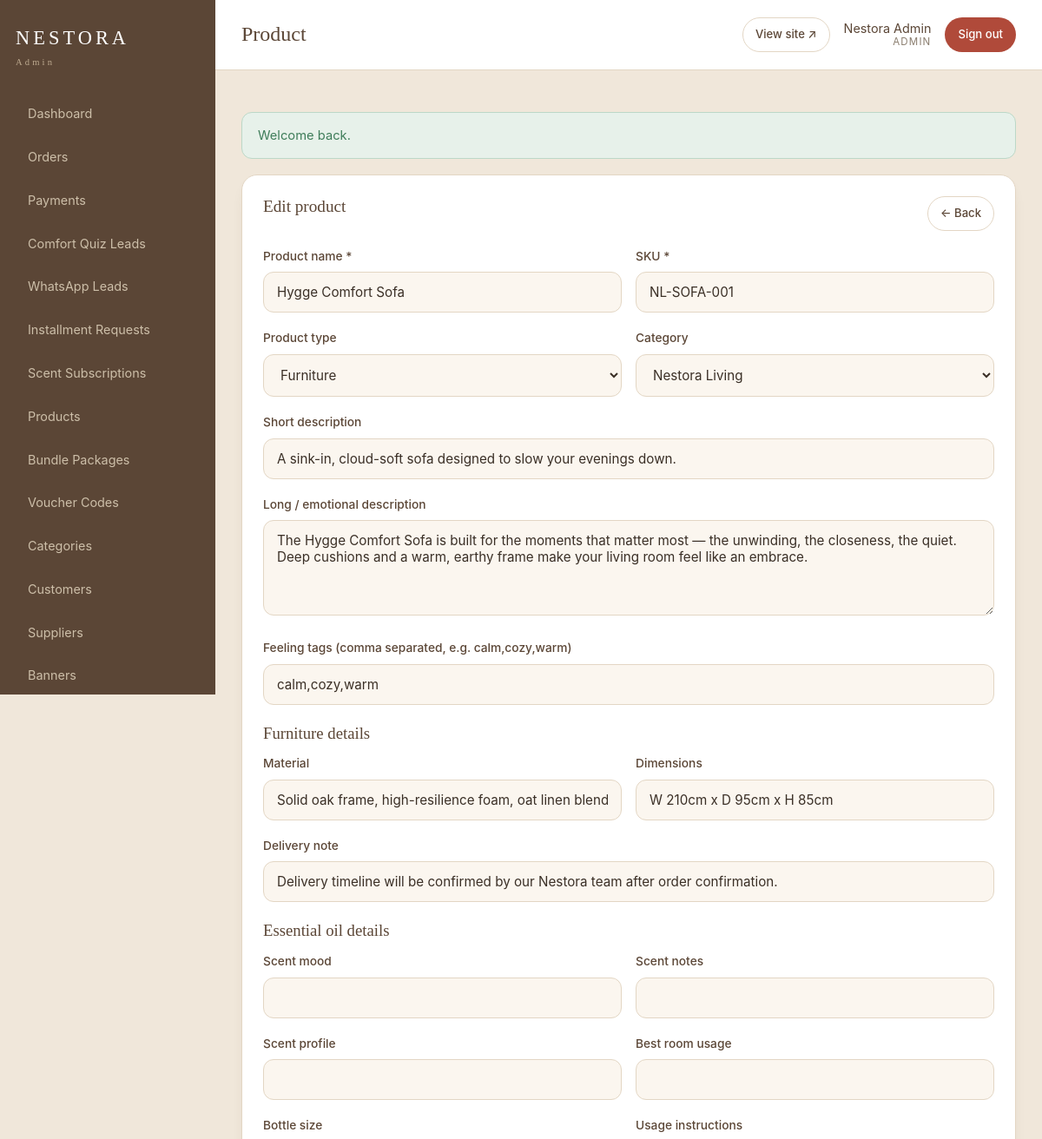
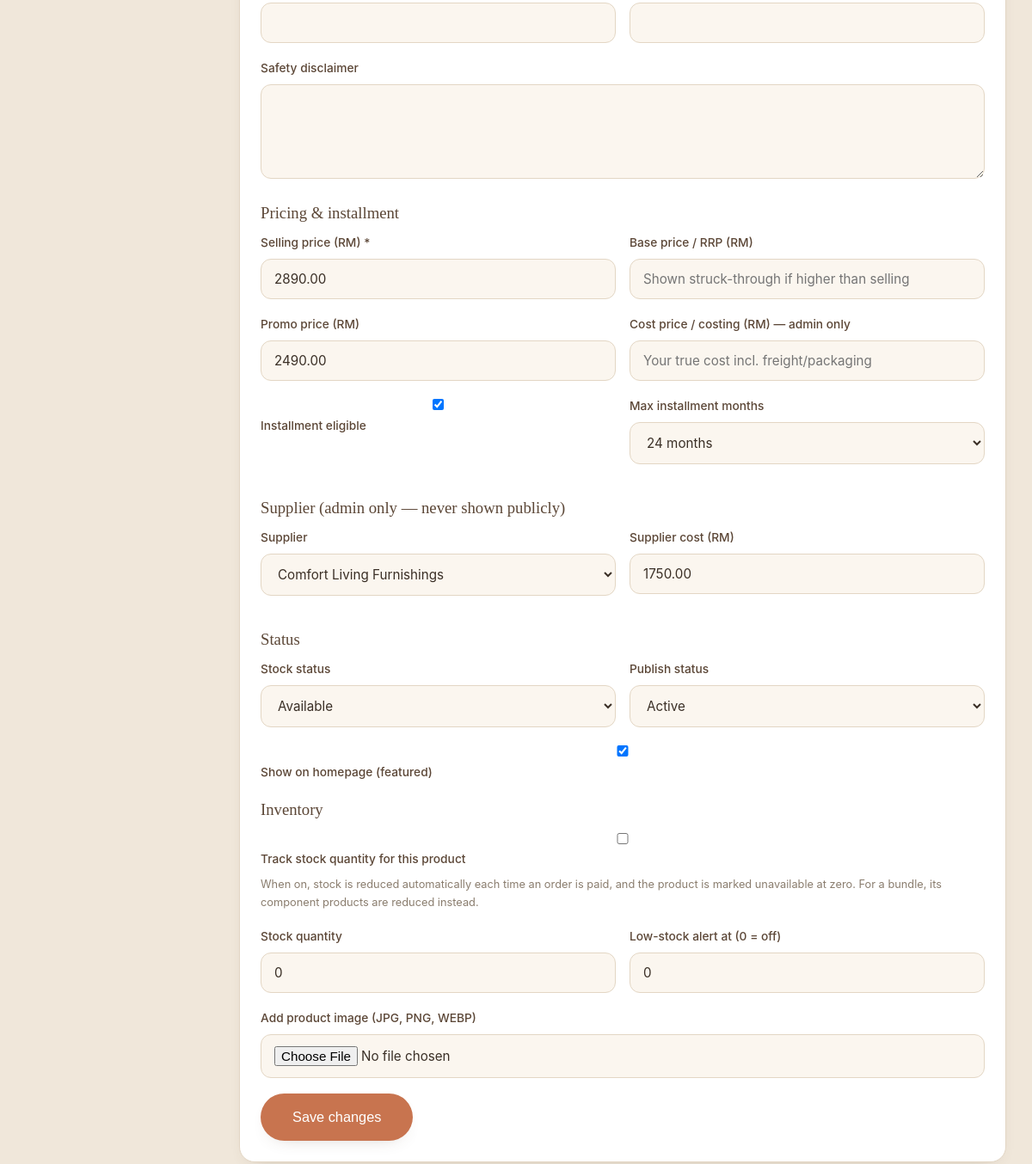
The app's page /admin/product_form.php?id=1 (signed in) with its own data (2 pictures, top to bottom).
### tables this page shows
CREATE TABLE IF NOT EXISTS products (
    id                   INT UNSIGNED NOT NULL AUTO_INCREMENT,
    name                 VARCHAR(190)  NOT NULL,
    slug                 VARCHAR(210)  NOT NULL,
    sku                  VARCHAR(80)   NOT NULL,
    category_id          INT UNSIGNED  NULL,
    product_type         ENUM('furniture','essential_oil','diffuser','bundle') NOT NULL DEFAULT 'furniture',
    short_description    VARCHAR(500)  NULL,
    long_description     TEXT          NULL,
    feeling_tags         VARCHAR(255)  NULL,             
    scent_profile        VARCHAR(255)  NULL,             
    scent_mood           VARCHAR(180)  NULL,
    scent_notes          VARCHAR(255)  NULL,
    best_room_usage      VARCHAR(180)  NULL,
    usage_instructions   TEXT          NULL,
    safety_disclaimer    TEXT          NULL,
    bottle_size          VARCHAR(80)   NULL,             
    material             VARCHAR(255)  NULL,             
    dimensions           VARCHAR(255)  NULL,             
    delivery_note        VARCHAR(255)  NULL,
    price                DECIMAL(10,2) NOT NULL DEFAULT 0.00,    
    base_price           DECIMAL(10,2) NULL,                      
    promo_price          DECIMAL(10,2) NULL,
    installment_eligible TINYINT(1)    NOT NULL DEFAULT 0,
    max_installment_months ENUM('6','12','24') NOT NULL DEFAULT '24',
    supplier_cost        DECIMAL(10,2) NULL,             
    cost_price           DECIMAL(10,2) NULL,             
    supplier_id          INT UNSIGNED  NULL,
    stock_status         ENUM('available','preorder','checking','unavailable') NOT NULL DEFAULT 'available',
    track_inventory      TINYINT(1)    NOT NULL DEFAULT 0,
    stock_quantity       INT           NOT NULL DEFAULT 0,
    low_stock_threshold  INT           NOT NULL DEFAULT 0,
    is_featured          TINYINT(1)    NOT NULL DEFAULT 0,
    status               ENUM('draft','active','hidden') NOT NULL DEFAULT 'draft',
    created_at           DATETIME      NOT NULL DEFAULT CURRENT_TIMESTAMP,
    updated_at           DATETIME      NOT NULL DEFAULT CURRENT_TIMESTAMP ON UPDATE CURRENT_TIMESTAMP,
    PRIMARY KEY (id),
    UNIQUE KEY uq_product_slug (slug),
    UNIQUE KEY uq_product_sku (sku),
    KEY idx_product_type (product_type),
    KEY idx_product_status (status),
    KEY idx_product_category (category_id),
    CONSTRAINT fk_product_category FOREIGN KEY (category_id) REFERENCES categories(id) ON DELETE SET NULL,
    CONSTRAINT fk_product_supplier FOREIGN KEY (supplier_id) REFERENCES suppliers(id) ON DELETE SET NULL
);

CREATE TABLE IF NOT EXISTS categories (
    id          INT UNSIGNED NOT NULL AUTO_INCREMENT,
    name        VARCHAR(120)  NOT NULL,
    slug        VARCHAR(140)  NOT NULL,
    type        ENUM('furniture','essential_oil','diffuser','bundle','general') NOT NULL DEFAULT 'general',
    description TEXT          NULL,
    sort_order  INT           NOT NULL DEFAULT 0,
    status      ENUM('active','hidden') NOT NULL DEFAULT 'active',
    created_at  DATETIME      NOT NULL DEFAULT CURRENT_TIMESTAMP,
    updated_at  DATETIME      NOT NULL DEFAULT CURRENT_TIMESTAMP ON UPDATE CURRENT_TIMESTAMP,
    PRIMARY KEY (id),
    UNIQUE KEY uq_category_slug (slug)
);

CREATE TABLE IF NOT EXISTS suppliers (
    id                 INT UNSIGNED NOT NULL AUTO_INCREMENT,
    company_name       VARCHAR(180)  NOT NULL,
    contact_person     VARCHAR(150)  NULL,
    phone              VARCHAR(40)   NULL,
    email              VARCHAR(190)  NULL,
    product_categories VARCHAR(255)  NULL,
    address            TEXT          NULL,
    payment_terms      VARCHAR(180)  NULL,
    notes              TEXT          NULL,
    status             ENUM('active','inactive') NOT NULL DEFAULT 'active',
    created_at         DATETIME      NOT NULL DEFAULT CURRENT_TIMESTAMP,
    updated_at         DATETIME      NOT NULL DEFAULT CURRENT_TIMESTAMP ON UPDATE CURRENT_TIMESTAMP,
    PRIMARY KEY (id)
);

### inc/functions.php (called while the page is built, shortened)
<?php
function e(?string $value): string
{
    return htmlspecialchars((string) $value, ENT_QUOTES | ENT_SUBSTITUTE, 'UTF-8');
}
function base_url(string $path = ''): string
{
    return BASE_URL . $path;
}
function label(string $value): string
{
    return ucwords(str_replace('_', ' ', $value));
}

### admin/product_form.php (the view, shortened to what this page needs)
<?php
$pdo = db();
$id = (int) input('id');
$product = null;
if ($id) {
    $stmt = $pdo->prepare('SELECT * FROM products WHERE id = :id');
    $stmt->execute([':id' => $id]);
    $product = $stmt->fetch() ?: null;
}
$categories = $pdo->query("SELECT id, name FROM categories ORDER BY sort_order, name")->fetchAll();
$suppliers  = $pdo->query("SELECT id, company_name FROM suppliers ORDER BY company_name")->fetchAll();
$v = function (string $key, $default = '') use ($product) {
    if ($_SERVER['REQUEST_METHOD'] === 'POST') { return input($key, $default); }
    return $product[$key] ?? $default;
};
require_once __DIR__ . '/../inc/admin_layout.php';
?>
<div class="panel" style="max-width:920px">
    <div class="panel-head">
        <h2><?= $product ? 'Edit product' : 'New product' ?></h2>
        <a class="btn btn-soft btn-sm" href="<?= base_url('/admin/products.php') ?>">&larr; Back</a>
    </div>
    <form method="post" enctype="multipart/form-data">
        <div class="form-row">
            <div class="field"><label>Product name *</label><input type="text" name="name" value="<?= e((string)$v('name')) ?>" required></div>
            <div class="field"><label>SKU *</label><input type="text" name="sku" value="<?= e((string)$v('sku')) ?>" required></div>
        </div>
        <div class="form-row">
            <div class="field">
                <label>Product type</label>
                <select name="product_type">
                    <?php foreach (['furniture','essential_oil','diffuser','bundle'] as $t): ?>
                        <option value="<?= $t ?>" <?= $v('product_type','furniture')===$t?'selected':'' ?>><?= e(label($t)) ?></option>
                    <?php endforeach; ?>
                </select>
            </div>
            <div class="field">
                <label>Category</label>
                <select name="category_id">
                    <?php foreach ($categories as $c): ?>
                        <option value="<?= (int)$c['id'] ?>" <?= (int)$v('category_id')===(int)$c['id']?'selected':'' ?>><?= e($c['name']) ?></option>
                    <?php endforeach; ?>
                </select>
            </div>
        </div>
        <div class="field"><label>Short description</label><input type="text" name="short_description" value="<?= e((string)$v('short_description')) ?>"></div>
        <div class="field"><label>Long / emotional description</label><textarea name="long_description"><?= e((string)$v('long_description')) ?></textarea></div>
        <div class="field"><label>Feeling tags (comma separated, e.g. calm,cozy,warm)</label><input type="text" name="feeling_tags" value="<?= e((string)$v('feeling_tags')) ?>"></div>
        <h3 style="margin:22px 0 12px">Furniture details</h3>
        <div class="form-row">
            <div class="field"><label>Material</label><input type="text" name="material" value="<?= e((string)$v('material')) ?>"></div>
            <div class="field"><label>Dimensions</label><input type="text" name="dimensions" value="<?= e((string)$v('dimensions')) ?>"></div>
        </div>
        <div class="field"><label>Delivery note</label><input type="text" name="delivery_note" value="<?= e((string)$v('delivery_note')) ?>" placeholder="Delivery timeline will be confirmed by our Nestora team after order confirmation."></div>
        <h3 style="margin:22px 0 12px">Essential oil details</h3>
        <div class="form-row">
            <div class="field"><label>Scent mood</label><input type="text" name="scent_mood" value="<?= e((string)$v('scent_mood')) ?>"></div>
            <div class="field"><label>Scent notes</label><input type="text" name="scent_notes" value="<?= e((string)$v('scent_notes')) ?>"></div>
        </div>
        <div class="form-row">
            <div class="field"><label>Scent profile</label><input type="text" name="scent_profile" value="<?= e((string)$v('scent_profile')) ?>"></div>
            <div class="field"><label>Best room usage</label><input type="text" name="best_room_usage" value="<?= e((string)$v('best_room_usage')) ?>"></div>
        </div>
        <div class="form-row">
            <div class="field"><label>Bottle size</label><input type="text" name="bottle_size" value="<?= e((string)$v('bottle_size')) ?>"></div>
            <div class="field"><label>Usage instructions</label><input type="text" name="usage_instructions" value="<?= e((string)$v('usage_instructions')) ?>"></div>
        </div>
        <div class="field"><label>Safety disclaimer</label><textarea name="safety_disclaimer"><?= e((string)$v('safety_disclaimer')) ?></textarea></div>
        <h3 style="margin:22px 0 12px">Pricing &amp; installment</h3>
        <div class="form-row">
            <div class="field"><label>Selling price (RM) *</label><input type="number" step="0.01" name="price" value="<?= e((string)$v('price','0')) ?>" required></div>
            <div class="field"><label>Base price / RRP (RM)</label><input type="number" step="0.01" name="base_price" value="<?= e((string)($v('base_price') ?? '')) ?>" placeholder="Shown struck-through if higher than selling"></div>
        </div>
        <div class="form-row">
            <div class="field"><label>Promo price (RM)</label><input type="number" step="0.01" name="promo_price" value="<?= e((string)($v('promo_price') ?? '')) ?>"></div>
            <div class="field">
                <label>Cost price / costing (RM) — admin only</label>
                <input type="number" step="0.01" name="cost_price" value="<?= e((string)($v('cost_price') ?? '')) ?>" placeholder="Your true cost incl. freight/packaging">
            </div>
        </div>
        <div class="form-row">
            <div class="field">
                <label><input type="checkbox" name="installment_eligible" value="1" <?= $v('installment_eligible')?'checked':'' ?>> Installment eligible</label>
            </div>
            <div class="field">
                <label>Max installment months</label>
                <select name="max_installment_months">
                    <?php foreach (['6','12','24'] as $m): ?>
                        <option value="<?= $m ?>" <?= (string)$v('max_installment_months','24')===$m?'selected':'' ?>><?= $m ?> months</option>
                    <?php endforeach; ?>
                </select>
            </div>
        </div>
        <h3 style="margin:22px 0 12px">Supplier (admin only — never shown publicly)</h3>
        <div class="form-row">
            <div class="field">
                <label>Supplier</label>
                <select name="supplier_id">
                    <?php foreach ($suppliers as $s): ?>
                        <option value="<?= (int)$s['id'] ?>" <?= (int)$v('supplier_id')===(int)$s['id']?'selected':'' ?>><?= e($s['company_name']) ?></option>
                    <?php endforeach; ?>
                </select>
            </div>
            <div class="field"><label>Supplier cost (RM)</label><input type="number" step="0.01" name="supplier_cost" value="<?= e((string)($v('supplier_cost') ?? '')) ?>"></div>
        </div>
        <h3 style="margin:22px 0 12px">Status</h3>
        <div class="form-row">
            <div class="field">
                <label>Stock status</label>
                <select name="stock_status">
                    <?php foreach (['available','preorder','checking','unavailable'] as $st): ?>
                        <option value="<?= $st ?>" <?= $v('stock_status','available')===$st?'selected':'' ?>><?= e(label($st)) ?></option>
                    <?php endforeach; ?>
                </select>
            </div>
            <div class="field">
                <label>Publish status</label>
                <select name="status">
                    <?php foreach (['draft','active','hidden'] as $st): ?>
                        <option value="<?= $st ?>" <?= $v('status','draft')===$st?'selected':'' ?>><?= e(label($st)) ?></option>
                    <?php endforeach; ?>
                </select>
            </div>
        </div>
        <div class="field"><label><input type="checkbox" name="is_featured" value="1" <?= $v('is_featured')?'checked':'' ?>> Show on homepage (featured)</label></div>
        <h3 style="margin:22px 0 12px">Inventory</h3>
        <div class="field">
            <label><input type="checkbox" name="track_inventory" value="1" <?= $v('track_inventory')?'checked':'' ?>>
                Track stock quantity for this product</label>
            <p class="muted" style="font-size:.8rem;margin-top:6px">When on, stock is reduced automatically each time an order is paid, and the product is marked unavailable at zero. For a bundle, its component products are reduced instead.</p>
        </div>
        <div class="form-row">
            <div class="field"><label>Stock quantity</label><input type="number" name="stock_quantity" min="0" value="<?= e((string)$v('stock_quantity','0')) ?>"></div>
            <div class="field"><label>Low-stock alert at (0 = off)</label><input type="number" name="low_stock_threshold" min="0" value="<?= e((string)$v('low_stock_threshold','0')) ?>"></div>
        </div>
        <div class="field"><label>Add product image (JPG, PNG, WEBP)</label><input type="file" name="image" accept="image/jpeg,image/png,image/webp"></div>
        <button class="btn btn-primary btn-lg" type="submit"><?= $product ? 'Save changes' : 'Create product' ?></button>
    </form>
</div>

### assets/css/style.css (style rules this page uses)
:root { --cream:#fbf6ef; --oat:#f0e7da; --beige:#e7d8c4; --terracotta:#c8744f; --terracotta-dark:#a85a3a; --brown:#5b4636; --olive-grey:#7c7a6c; --ink:#3a2f26; --muted:#8a7d6e; --line:#e3d6c4; --white:#ffffff; --ok:#3f7d5a; --warn:#b8862b; --err:#b04a3a; --radius:18px; --radius-lg:28px; --shadow:0 18px 40px -22px rgba(91,70,54,.45); --shadow-sm:0 8px 22px -16px rgba(91,70,54,.45); --font-serif:'Fraunces',Georgia,serif; --font-sans:'Inter',system-ui,-apple-system,sans-serif; }
* { box-sizing:border-box;margin:0;padding:0 }
html { scroll-behavior:smooth }
body { font-family:var(--font-sans); color:var(--ink); background:var(--cream); line-height:1.65; -webkit-font-smoothing:antialiased; }
a { color:inherit;text-decoration:none }
h1,h2,h3,h4 { font-family:var(--font-serif);font-weight:500;line-height:1.2;color:var(--brown) }
.btn { display:inline-block;padding:14px 28px;border-radius:999px; font-weight:500;font-size:.95rem;cursor:pointer;border:1px solid transparent; transition:transform .18s ease, box-shadow .18s ease, background .18s ease; }
.btn-primary { background:var(--terracotta);color:#fff;box-shadow:var(--shadow-sm) }
.btn-soft { background:var(--white);color:var(--brown);border-color:var(--line) }
.btn-lg { padding:17px 36px;font-size:1.02rem }
.field { margin-bottom:18px }
.field label { display:block;font-size:.86rem;font-weight:500;margin-bottom:7px;color:var(--brown) }
.field input,.field select,.field textarea { width:100%;padding:13px 15px;border:1px solid var(--line);border-radius:12px; font-family:inherit;font-size:.95rem;background:var(--cream);color:var(--ink); }
.field textarea { min-height:110px;resize:vertical }
.form-row { display:grid;grid-template-columns:1fr 1fr;gap:16px }
.admin-body { background:var(--oat) }
.panel { background:#fff;border:1px solid var(--line);border-radius:var(--radius);padding:24px;box-shadow:var(--shadow-sm);margin-bottom:24px }
.panel h2 { font-size:1.2rem;margin-bottom:16px }
.panel-head { display:flex;justify-content:space-between;align-items:center;margin-bottom:18px;flex-wrap:wrap;gap:12px }
.btn-sm { padding:8px 14px;font-size:.82rem }
.muted { color:var(--muted) }

### records on screen
products: name "Hygge Comfort Sofa", sku "NL-SOFA-001", category_id "Nestora Living", short_description "A sink-in, cloud-soft sofa designed to slow your evenings down.", long_description "The Hygge Comfort Sofa is built for the moments that matter most — the unwinding, the closeness, the quiet. Deep cushions and a warm, earthy frame make your living room feel like an embrace.", feeling_tags "calm,cozy,warm", material "Solid oak frame, high-resilience foam, oat linen blend", dimensions "W 210cm x D 95cm x H 85cm", delivery_note "Delivery timeline will be confirmed by our Nestora team after order confirmation.", price "2890.00", promo_price "2490.00", installment_eligible "☑", max_installment_months "24 months", supplier_id "Comfort Living Furnishings", supplier_cost "1750.00", is_featured "☑", stock_quantity "0", low_stock_threshold "0"

### other values on screen
$title "Dashboard"
$title "Orders"
$title "Payments"
$title "Comfort Quiz Leads"
$title "WhatsApp Leads"
$title "Installment Requests"
$title "Scent Subscriptions"
$title "Products"
$title "Bundle Packages"
$title "Voucher Codes"
$title "Categories"
$title "Customers"
$title "Suppliers"
$title "Banners"
$pageTitle "Product"
